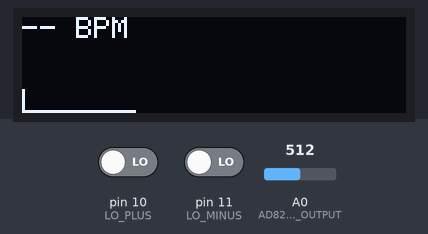
Simulated run of this sketch. Board: Arduino Uno, built with avr-gcc and run on an emulated ATmega328P. Shown: 128×32 one-colour display. The inputs (shaded band) are chosen by the test bench; at power-on: pin 10 (LO_PLUS) LOW, A0 (AD8232_OUTPUT) = 512, pin 11 (LO_MINUS) LOW. What the sketch prints to the serial monitor is not drawn.

Above: at 3.2 s.
3.3 s: pin 10 (LO_PLUS) driven HIGH
At 3.7 s:
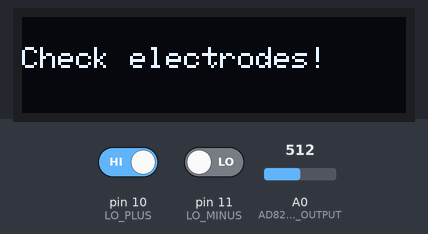
4.8 s: pin 10 (LO_PLUS) driven LOW
At 4.97 s:
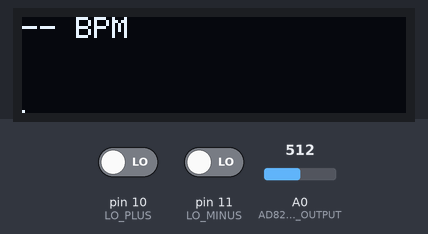
6.3 s: A0 (AD8232_OUTPUT) set to 330
At 6.79 s:
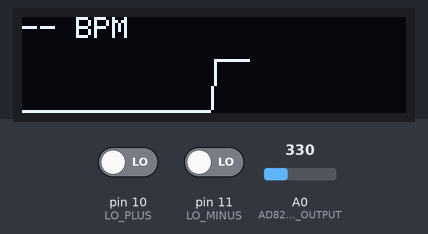
8.1 s: A0 (AD8232_OUTPUT) set to 350
At 8.3 s:
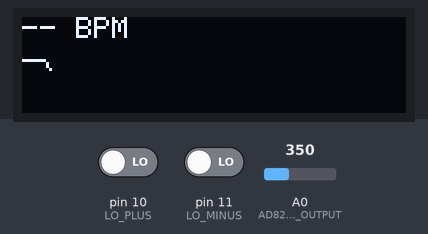
9.6 s: A0 (AD8232_OUTPUT) set to 306
At 9.82 s:
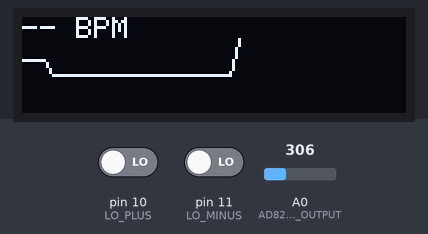
11.1 s: pin 11 (LO_MINUS) driven HIGH
At 12.2 s:
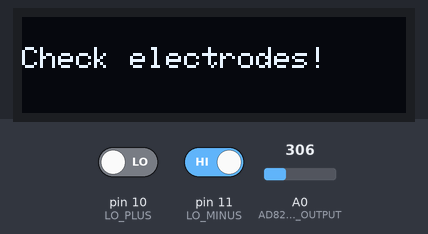
Timing chart, 0 to 13.6 s (numbered marks = the images above; inputs shaded):
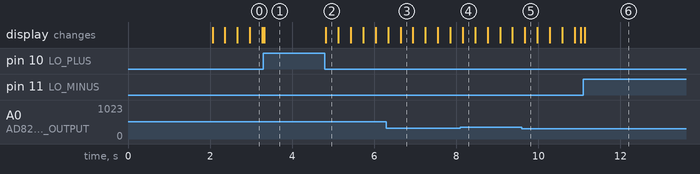

Measured:
- after the input at 3.3 s, the display: changes at once (image 1)
- after the input at 4.8 s, the display: changes at once (image 2)
- after the input at 11.1 s, the display: changes at once (image 6)

The sketch:

ECG_Monitor_Working_v1.ino
```cpp
/*
 * DIY ECG Monitor - Working Version 1
 * Signal inverted, basic filtering, displays waveform and BPM
 * Save this version before experimenting!
 */

#include <Wire.h>
#include <Adafruit_GFX.h>
#include <Adafruit_SSD1306.h>

#define SCREEN_WIDTH 128
#define SCREEN_HEIGHT 32
#define OLED_RESET -1
Adafruit_SSD1306 display(SCREEN_WIDTH, SCREEN_HEIGHT, &Wire, OLED_RESET);

#define AD8232_OUTPUT A0
#define LO_PLUS 10
#define LO_MINUS 11

int Signal;
int BPM = 0;
int Threshold = 340;

int xPos = 0;
int lastY = 16;
unsigned long beatTimes[10];
int beatIndex = 0;

int filterBuffer[3];
int filterIndex = 0;

void setup() {
  Serial.begin(9600);

  pinMode(LO_PLUS, INPUT);
  pinMode(LO_MINUS, INPUT);

  if(!display.begin(SSD1306_SWITCHCAPVCC, 0x3C)) {
    Serial.println(F("SSD1306 failed"));
    for(;;);
  }

  display.clearDisplay();
  display.setTextSize(1);
  display.setTextColor(SSD1306_WHITE);
  display.setCursor(0, 0);
  display.println("ECG Monitor");
  display.println("Ready...");
  display.display();
  delay(2000);

  for(int i = 0; i < 10; i++) {
    beatTimes[i] = 0;
  }

  for(int i = 0; i < 3; i++) {
    filterBuffer[i] = 350;
  }
}

void loop() {
  if((digitalRead(LO_PLUS) == 1) || (digitalRead(LO_MINUS) == 1)) {
    display.clearDisplay();
    display.setTextSize(1);
    display.setCursor(0, 10);
    display.println("Check electrodes!");
    display.display();
    Serial.println("!");
    xPos = 0;
    return;
  }

  int rawSignal = analogRead(AD8232_OUTPUT);

  // Light filtering
  filterBuffer[filterIndex] = rawSignal;
  filterIndex = (filterIndex + 1) % 3;
  Signal = (filterBuffer[0] + filterBuffer[1] + filterBuffer[2]) / 3;

  // INVERT THE SIGNAL
  int invertedSignal = 670 - Signal;

  // Map inverted signal to display
  int yPos = map(invertedSignal, 280, 380, 30, 2);
  yPos = constrain(yPos, 1, 31);

  // Detect heartbeat - look for DIPS
  static bool beatDetected = false;
  static int lastSignal = 0;

  if (Signal < Threshold && lastSignal >= Threshold && !beatDetected) {
    beatDetected = true;
    unsigned long currentTime = millis();

    beatTimes[beatIndex] = currentTime;
    beatIndex = (beatIndex + 1) % 10;

    int validBeats = 0;
    unsigned long totalInterval = 0;

    for(int i = 0; i < 9; i++) {
      if(beatTimes[i] > 0 && beatTimes[i+1] > 0) {
        unsigned long interval = beatTimes[i+1] - beatTimes[i];
        if(interval > 300 && interval < 2000) {
          totalInterval += interval;
          validBeats++;
        }
      }
    }

    if(validBeats > 0) {
      BPM = (60000 * validBeats) / totalInterval;
    }
  }

  if (Signal > Threshold) {
    beatDetected = false;
  }
  lastSignal = Signal;

  // Draw waveform
  if(xPos == 0) {
    display.clearDisplay();
  }

  display.drawLine(xPos - 1, lastY, xPos, yPos, SSD1306_WHITE);
  lastY = yPos;

  // Draw BPM
  display.fillRect(0, 0, 50, 8, SSD1306_BLACK);
  display.setTextSize(1);
  display.setCursor(0, 0);
  if(BPM > 40 && BPM < 200) {
    display.print(BPM);
    display.print(" BPM");
  } else {
    display.print("-- BPM");
  }

  display.display();

  xPos++;

  if(xPos >= SCREEN_WIDTH) {
    xPos = 0;
  }

  Serial.println(invertedSignal);

  delay(10);
}
```
